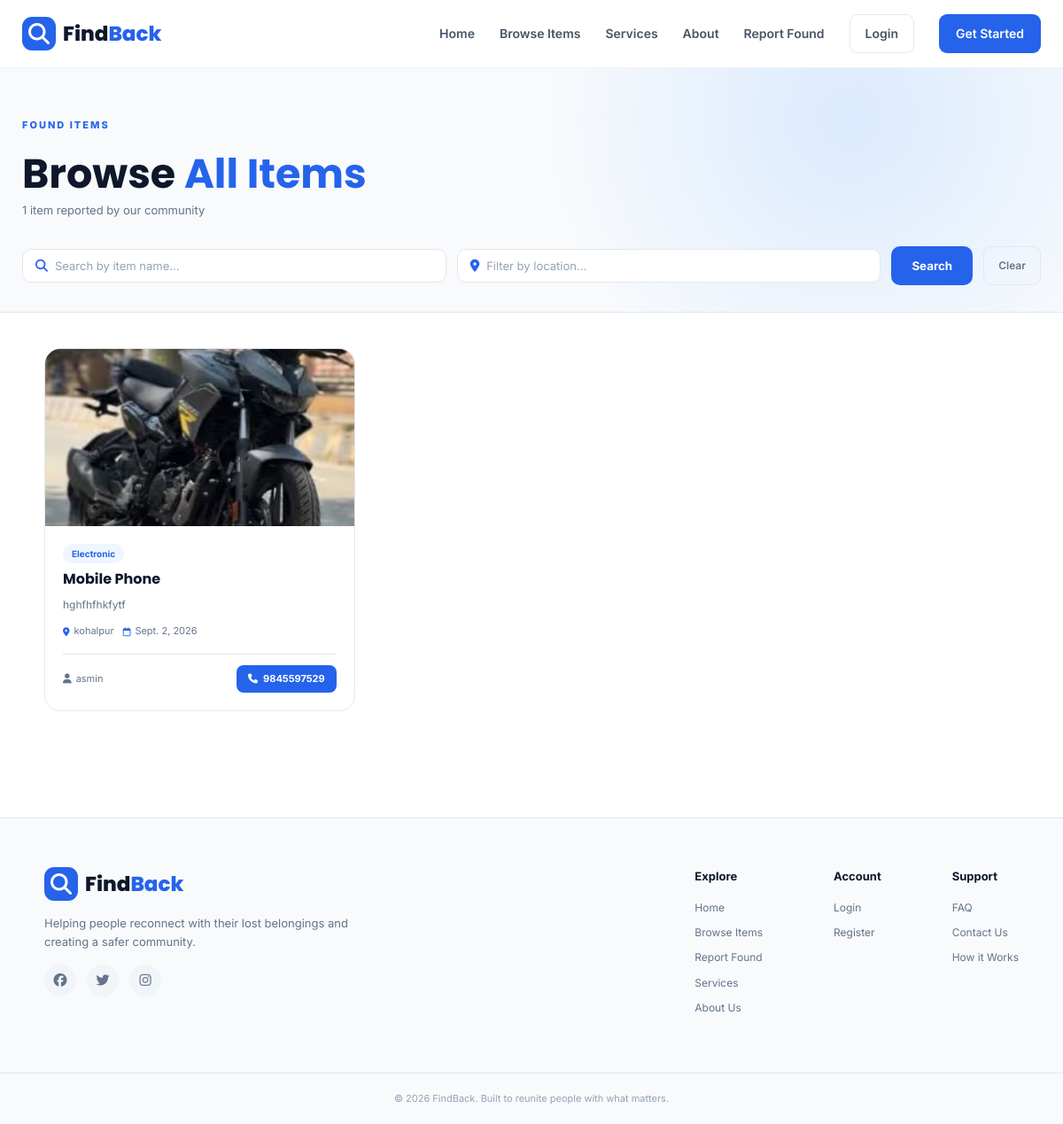
Before: /items/ with the older database file.
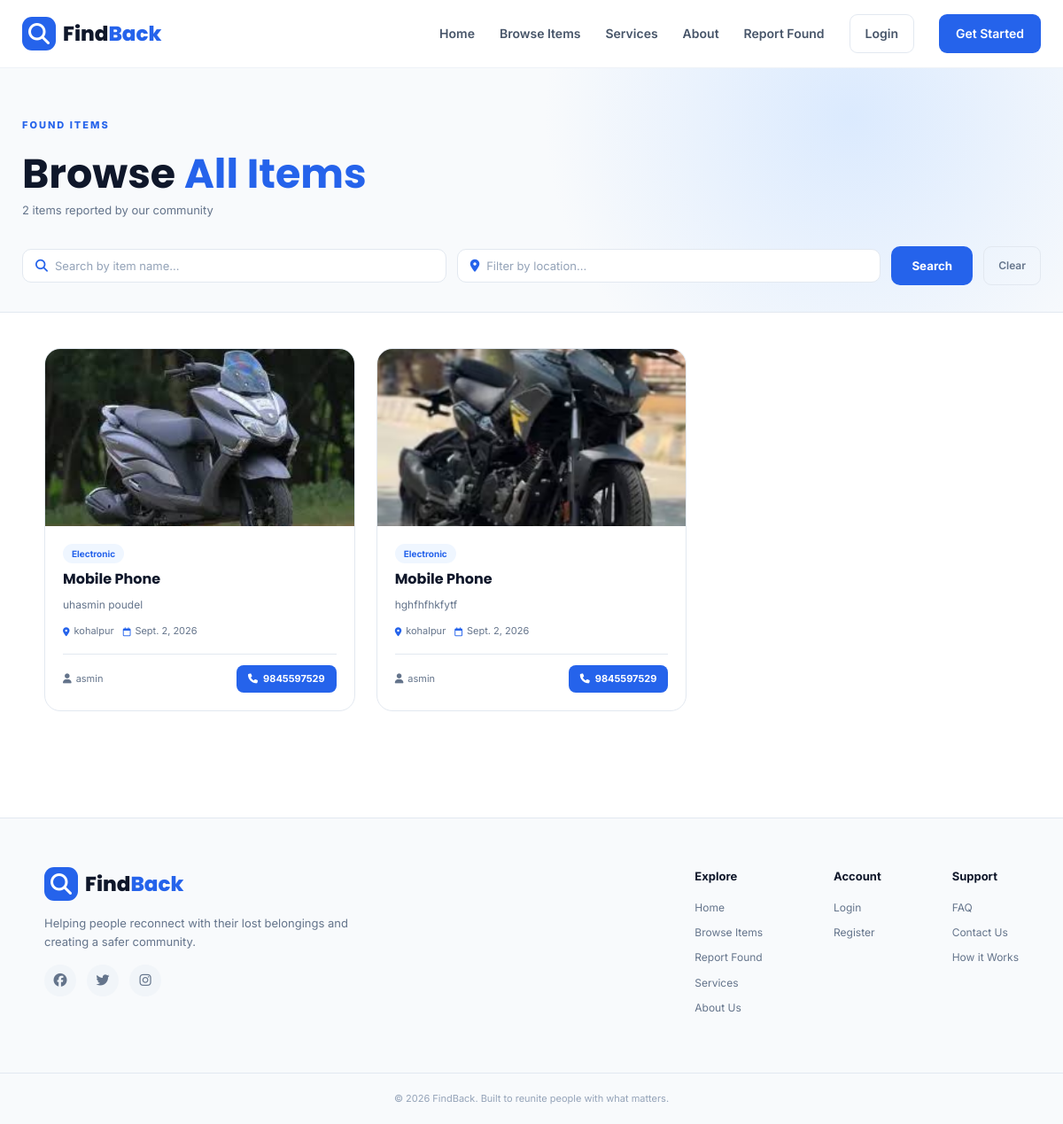
After: the same page with the newer database file.
### app/models.py (models this page shows, shortened)
class Itemdetails(models.Model):
    CATEGORY_CHOICES = [
        ('electronics', 'Electronics'),
        ('wallet', 'Wallet / Purse'),
        ('bag', 'Bag / Backpack'),
        ('keys', 'Keys'),
        ('document', 'Documents / ID'),
        ('jewelry', 'Jewelry'),
        ('clothing', 'Clothing'),
        ('other', 'Other'),
    ]
    user = models.ForeignKey(User, on_delete=models.CASCADE)
    itemName = models.CharField(max_length=100)
    itemDescription = models.TextField()
    itemTag = models.CharField(
        max_length=50,
        choices=CATEGORY_CHOICES,
        default='other'
    )
    itemImage = models.ImageField(upload_to='Items/')
    location = models.CharField(max_length=300, default="Kathmandu")
    foundDate = models.DateField()
    phoneNo = models.CharField(max_length=20, default="98000000")
    created_at = models.DateTimeField(auto_now_add=True)
    class Meta:
        ordering = ['-created_at']
        verbose_name = 'Found Item'
        verbose_name_plural = 'Found Items'

### app/views.py (the view)
# urls.py: path("items/", all_items, name="items"),
def all_items(request):
    items = Itemdetails.objects.all().order_by('-created_at')
    total_items = items.count()
    return render(request, 'items.html', {'items': items, 'total_items': total_items})

### templates/items.html (shortened to what this page needs)
{% extends "base.html" %}
{% block content %}
<section class="browse-page">
    <div class="browse-header">
        <div class="browse-header-content">
            <span class="section-label">FOUND ITEMS</span>
            <h1>Browse <span>All Items</span></h1>
            <p>{{ total_items }} item{{ total_items|pluralize }} reported by our community</p>
        </div>
        <form action="{% url 'search' %}" method="GET" class="filter-bar">
            <div class="filter-search">
                <i class="fa-solid fa-magnifying-glass"></i>
                <input type="text" name="name" placeholder="Search by item name..." value="{{ request.GET.name }}">
            </div>
            <div class="filter-search">
                <i class="fa-solid fa-location-dot"></i>
                <input type="text" name="location" placeholder="Filter by location..." value="{{ request.GET.location }}">
            </div>
            <button type="submit" class="search-button">Search</button>
            <a href="{% url 'items' %}" class="filter-clear">Clear</a>
        </form>
    </div>
    <div class="browse-container">
        {% if items %}
        <div class="items-grid">
            {% for item in items %}
            <div class="item-card">
                {% if item.itemImage %}
                <div class="item-img-wrap">
                    <img src="{{ item.itemImage.url }}" alt="{{ item.itemName }}" loading="lazy">
                </div>
                {% else %}
                <div class="item-img-placeholder">
                    <i class="fa-solid fa-image"></i>
                </div>
                {% endif %}
                <div class="item-card-body">
                    <div class="item-tag">{{ item.itemTag|default:"Other" }}</div>
                    <h3>{{ item.itemName }}</h3>
                    <p>{{ item.itemDescription|truncatechars:100 }}</p>
                    <div class="item-meta">
                        <span><i class="fa-solid fa-location-dot"></i> {{ item.location }}</span>
                        <span><i class="fa-regular fa-calendar"></i> {{ item.foundDate }}</span>
                    </div>
                    <div class="item-footer">
                        <span class="item-reporter">
                            <i class="fa-solid fa-user"></i> {{ item.user.username }}
                        </span>
                        <a href="tel:{{ item.phoneNo }}" class="contact-btn">
                            <i class="fa-solid fa-phone"></i>
                            {{ item.phoneNo }}
                        </a>
                    </div>
                </div>
            </div>
            {% endfor %}
        </div>
        {% endif %}
    </div>
</section>
{% endblock %}

### templates/base.html (shortened to what this page needs)
{% load static %}
<!DOCTYPE html>
<html lang="en">
<head>
    <link rel="stylesheet" href="https://cdnjs.cloudflare.com/ajax/libs/font-awesome/6.7.2/css/all.min.css">
    <link rel="stylesheet" href="{% static 'CSS/base.css' %}">
</head>
<body>
<header class="navbar">
    <div class="nav-container">
        <a href="{% url 'home' %}" class="logo">
            <span class="logo-icon">
                <i class="fa-solid fa-magnifying-glass"></i>
            </span>
            <span>
                Find<span class="logo-blue">Back</span>
            </span>
        </a>
        <nav class="nav-links" id="navLinks">
            <a href="{% url 'home' %}">Home</a>
            <a href="{% url 'items' %}">Browse Items</a>
            <a href="{% url 'services' %}">Services</a>
            <a href="{% url 'about' %}">About</a>
            <a href="{% url 'foundform' %}">Report Found</a>
            {% if user.is_authenticated %}
                <span class="welcome">
                    Hi, {{ user.username }}
                </span>
                <a href="{% url 'logout' %}" class="nav-login">
                    Logout
                </a>
            {% else %}
                <a href="{% url 'login' %}" class="nav-login">
                    Login
                </a>
                <a href="{% url 'register' %}" class="nav-register">
                    Get Started
                </a>
            {% endif %}
        </nav>
    </div>
</header>
<main>
    {% block content %}
    {% endblock %}
</main>
<footer class="footer">
    <div class="footer-container">
        <div class="footer-brand">
            <div class="logo footer-logo">
                <span class="logo-icon">
                    <i class="fa-solid fa-magnifying-glass"></i>
                </span>
                <span>
                    Find<span class="logo-blue">Back</span>
                </span>
            </div>
            <p>
                Helping people reconnect with their lost
                belongings and creating a safer community.
            </p>
            <div class="footer-social">
                <a href="#" aria-label="Facebook"><i class="fa-brands fa-facebook"></i></a>
                <a href="#" aria-label="Twitter"><i class="fa-brands fa-twitter"></i></a>
                <a href="#" aria-label="Instagram"><i class="fa-brands fa-instagram"></i></a>
            </div>
        </div>
        <div class="footer-links">
            <div>
                <h4>Explore</h4>
                <a href="{% url 'home' %}">Home</a>
                <a href="{% url 'items' %}">Browse Items</a>
                <a href="{% url 'foundform' %}">Report Found</a>
                <a href="{% url 'services' %}">Services</a>
                <a href="{% url 'about' %}">About Us</a>
            </div>
            <div>
                <h4>Account</h4>
                {% if user.is_authenticated %}
                    <a href="{% url 'logout' %}">Logout</a>
                {% else %}
                    <a href="{% url 'login' %}">Login</a>
                    <a href="{% url 'register' %}">Register</a>
                {% endif %}
            </div>
            <div>
                <h4>Support</h4>
                <a href="{% url 'about' %}">FAQ</a>
                <a href="{% url 'about' %}">Contact Us</a>
                <a href="{% url 'services' %}">How it Works</a>
            </div>
        </div>
    </div>
    <div class="footer-bottom">
        <p>
            © 2026 FindBack. Built to reunite people with what matters.
        </p>
    </div>
</footer>
</body>
</html>

Changed rows visible on the page:
added Itemdetails: itemImage (picture), itemTag "Electronic", itemName "Mobile Phone", itemDescription "uhasmin poudel", location "kohalpur", foundDate "Sept. 2, 2026", user.username "asmin", phoneNo "9845597529"
Other visible differences:
{{ total_items }}: "1" → "2"
